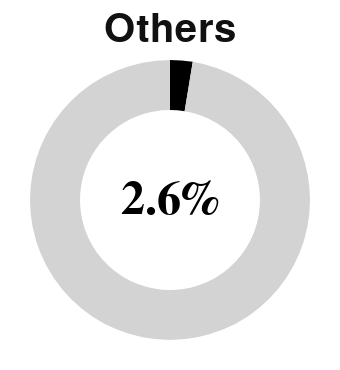

Notebook cell for this chart:
### Code cell
make_kpi_donut("Others", "black").save("article-images/Others.svg")
make_kpi_donut("Others", "black")

### Figure 1 — Vega-Lite specification as saved in the notebook (floating-point values rounded to 4 significant figures)
{"config": {"view": {"continuousWidth": 300, "continuousHeight": 300, "clip": false, "stroke": null}}, "layer": [{"data": {"name": "data-1dff45b769c5244e9e90cee0e067ed39"}, "mark": {"type": "arc", "innerRadius": 45, "outerRadius": 70}, "encoding": {"color": {"field": "color", "scale": null, "type": "nominal"}, "theta": {"field": "value", "type": "quantitative"}}}, {"data": {"name": "data-ceff2017b69efa76cb3f531466941618"}, "mark": {"type": "text", "align": "center", "baseline": "middle", "color": "black", "font": "Helvetica Neue", "fontSize": 24, "fontWeight": "bold"}, "encoding": {"text": {"field": "label", "type": "nominal"}}}, {"data": {"name": "data-cbebdd7aa9877cb090e8d3a73dc5e6c2"}, "mark": {"type": "text", "align": "center", "color": "#111", "font": "Helvetica Neue", "fontSize": 20, "fontWeight": 600}, "encoding": {"text": {"field": "label", "type": "nominal"}, "x": {"value": 80.0}, "y": {"value": -5}}}], "height": 160, "width": 160, "$schema": "https://vega.github.io/schema/vega-lite/v5.20.1.json", "datasets": {"data-1dff45b769c5244e9e90cee0e067ed39": [{"category": "share", "value": 2.6, "color": "black"}, {"category": "remainder", "value": 97.4, "color": "lightgray"}], "data-ceff2017b69efa76cb3f531466941618": [{"label": "2.6%"}], "data-cbebdd7aa9877cb090e8d3a73dc5e6c2": [{"label": "Others"}]}}
